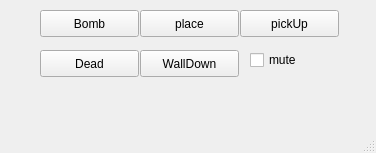
<?xml version="1.0" encoding="UTF-8"?>
<ui version="4.0">
 <class>SoundTestWindow</class>
 <widget class="QMainWindow" name="SoundTestWindow">
  <property name="geometry">
   <rect>
    <x>0</x>
    <y>0</y>
    <width>376</width>
    <height>153</height>
   </rect>
  </property>
  <property name="windowTitle">
   <string>MainWindow</string>
  </property>
  <widget class="QWidget" name="centralwidget">
   <widget class="QPushButton" name="pickUpButton">
    <property name="geometry">
     <rect>
      <x>240</x>
      <y>10</y>
      <width>99</width>
      <height>27</height>
     </rect>
    </property>
    <property name="text">
     <string>pickUp</string>
    </property>
   </widget>
   <widget class="QPushButton" name="bombButton">
    <property name="geometry">
     <rect>
      <x>40</x>
      <y>10</y>
      <width>99</width>
      <height>27</height>
     </rect>
    </property>
    <property name="text">
     <string>Bomb</string>
    </property>
   </widget>
   <widget class="QPushButton" name="placeButton">
    <property name="geometry">
     <rect>
      <x>140</x>
      <y>10</y>
      <width>99</width>
      <height>27</height>
     </rect>
    </property>
    <property name="text">
     <string>place</string>
    </property>
   </widget>
   <widget class="QPushButton" name="wallDownButton">
    <property name="geometry">
     <rect>
      <x>140</x>
      <y>50</y>
      <width>99</width>
      <height>27</height>
     </rect>
    </property>
    <property name="text">
     <string>WallDown</string>
    </property>
   </widget>
   <widget class="QCheckBox" name="muteCheckBox">
    <property name="geometry">
     <rect>
      <x>250</x>
      <y>50</y>
      <width>85</width>
      <height>20</height>
     </rect>
    </property>
    <property name="text">
     <string>mute</string>
    </property>
   </widget>
   <widget class="QPushButton" name="deadButton">
    <property name="geometry">
     <rect>
      <x>40</x>
      <y>50</y>
      <width>99</width>
      <height>27</height>
     </rect>
    </property>
    <property name="text">
     <string>Dead</string>
    </property>
   </widget>
  </widget>
  <widget class="QMenuBar" name="menubar">
   <property name="geometry">
    <rect>
     <x>0</x>
     <y>0</y>
     <width>376</width>
     <height>22</height>
    </rect>
   </property>
  </widget>
  <widget class="QStatusBar" name="statusbar"/>
 </widget>
 <resources/>
 <connections/>
</ui>
